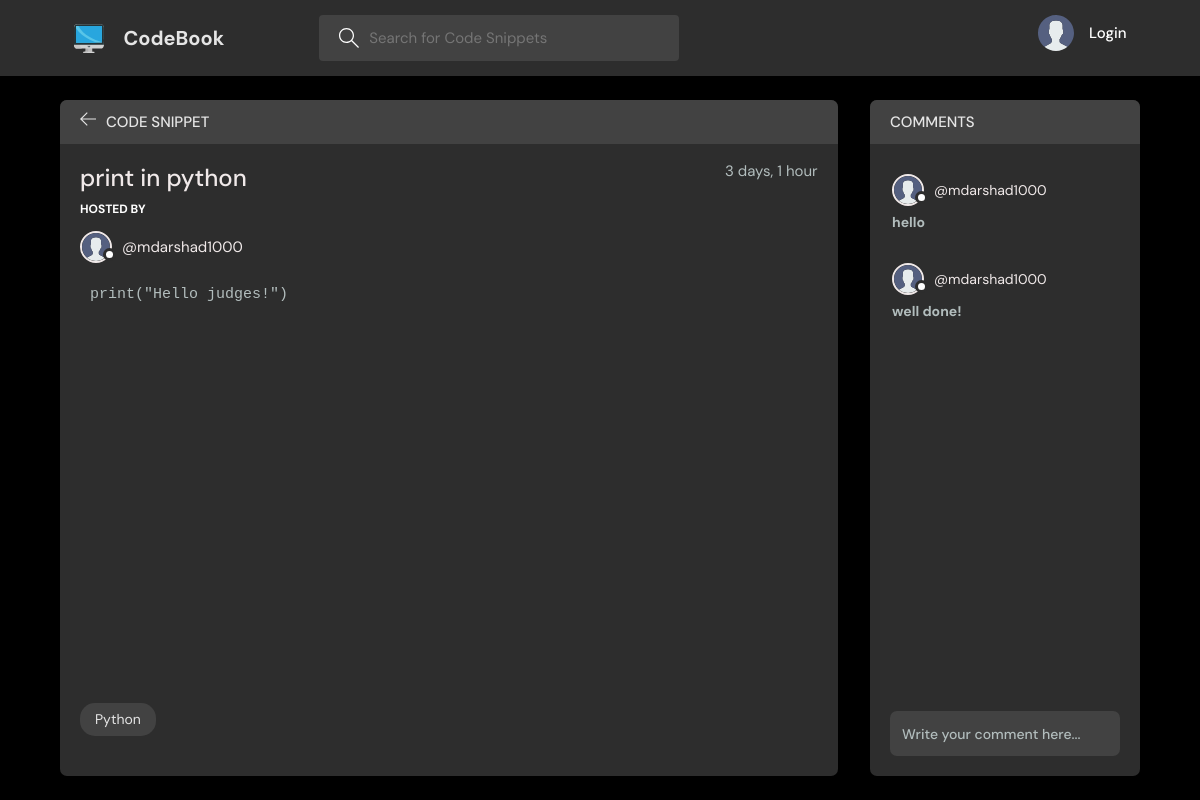
/snippet/56, run on the app's committed database.
### base/models.py (models this page shows, shortened)
class Snippet(models.Model):
    author = models.ForeignKey(User, on_delete=models.CASCADE, null=True)
    language = models.ForeignKey(Language, on_delete=models.CASCADE, null=True)
    name = models.CharField(max_length=200)
    code = models.TextField(blank=False)
    updated = models.DateTimeField(auto_now=True)
    created = models.DateTimeField(auto_now_add=True)
    class Meta:
        ordering = ['-updated', '-created']

class User(AbstractUser):
    name = models.CharField(max_length=200, null=True)
    email = models.EmailField(unique=True, null=True)
    USERNAME_FIELD = 'email'
    REQUIRED_FIELDS = []

class Language(models.Model):
    name = models.CharField(max_length=200, unique=True)
    def __str__(self):
        return self.name

class Comment(models.Model):
    user = models.ForeignKey(User, on_delete=models.CASCADE)
    snippet = models.ForeignKey(Snippet, on_delete=models.CASCADE)
    body = models.TextField()
    updated = models.DateTimeField(auto_now=True)
    created = models.DateTimeField(auto_now_add=True)
    class Meta:
        ordering = ['-updated', '-created']

### base/views.py (the view, shortened to what this page needs)
# urls.py: path('snippet/<str:pk>', views.snippet, name='snippet'),
def snippet(request, pk):
    snippet = Snippet.objects.get(id=pk)
    snippet_comments = snippet.comment_set.all()
    context = {'snippet':snippet, 'snippet_comments':snippet_comments}
    return render(request, 'base/snippet.html', context)

### base/templates/base/snippet.html (shortened to what this page needs)
{% extends 'main.html' %}
{% load static %}
{% block content %}
<head>
    <link rel="stylesheet"
        href="//cdn.jsdelivr.net/gh/highlightjs/cdn-release@11.3.1/build/styles/base16/atelier-estuary.min.css">
</head>
<main class="profile-page layout layout--2">
    <div class="container">
        <div class="room">
            <div class="room__top">
                <div class="room__topLeft">
                    <a href="{% url 'home' %}">
                        <svg version="1.1" xmlns="http://www.w3.org/2000/svg" width="32" height="32"
                            viewBox="0 0 32 32">
                            <title>arrow-left</title>
                            <path
                                d="M13.723 2.286l-13.723 13.714 13.719 13.714 1.616-1.611-10.96-10.96h27.625v-2.286h-27.625l10.965-10.965-1.616-1.607z">
                            </path>
                        </svg>
                    </a>
                    <h3>CODE SNIPPET</h3>
                </div>
            </div>
            <div class="room__box scroll">
                <div class="">
                    <div class="room__info">
                        <h3>{{snippet.name}}</h3>
                        <span>{{snippet.created|timesince}}</span>
                    </div>
                    <div class="room__hosted">
                        <p>Hosted By</p>
                        <a href="" class="room__author">
                            <div class="avatar avatar--small">
                                <img src="{% static 'images/avatar.svg' %}" />
                            </div>
                            <span>@{{snippet.author.username}}</span>
                        </a>
                    </div>
                    <div class="room__details" style="overflow-y: scroll; height: 420px;">
                        <pre><code>{{snippet.code}}</code></pre>
                    </div>
                    <span class="room__topics">{{snippet.language}}</span>
                </div>
            </div>
        </div>
        <div class="participants">
            <h3 class="participants__top">Comments</h3>
            <div class="participants__list scroll">
            {% for comment in snippet_comments %}
            <div class="thread">
                <div class="thread__top">
                    <div class="thread__author">
                        <a href="" class="thread__authorInfo">
                            <div class="avatar avatar--small">
                                <img src="{% static 'images/avatar.svg' %}" />
                            </div>
                            <span>@{{comment.user.username}}</span>
                        </a>
                    </div>
                </div>
                <div class="thread__details">
                   <b>{{comment.body}}</b>
                </div>
            </div>
            {% endfor %}
                <div class="room__message">
                    <form action="" method="POST">
                        <input name="body" placeholder="Write your comment here..." />
                    </form>
                </div>
            </div>
        </div>
    </div>
</main>
{% endblock content%}

### static/styles/style.css (style rules this page uses)
:root { --color-main: rgb(240, 233, 233); --color-main-light: #e1f6fb; --color-dark: #2d2d2d; --color-dark-medium: #424242; --color-dark-light: #424242; --color-light: #e5e5e5; --color-gray: #ffffff; --color-light-gray: #b2bdbd; --color-bg: rgb(0, 0, 0); --color-success: #5dd693; --color-error: #fc4b0b; }
* { font-family: "DM Sans", -apple-system, BlinkMacSystemFont, "Segoe UI", Roboto, Oxygen, Ubuntu, Cantarell, "Open Sans", "Helvetica Neue", sans-serif; margin: 0; padding: 0; box-sizing: border-box; text-rendering: optimizeLegibility; font-size: inherit; }
html { font-size: 56.25%; }
@media only screen and (min-width: 1200px) { html { font-size: 62.5%; } }
body { line-height: 1.6; font-weight: 400; font-size: 1.5rem; color: var(--color-light-gray); background-color: var(--color-bg); min-height: 100vh; }
img { width: 100%; }
a { display: inline-block; color: var(--color-main); text-decoration: none; }
.container { max-width: 120rem; width: 90%; margin: auto; }
.avatar { position: relative; display: inline-block; border-radius: 50%; border: 2px solid var(--color-main); }
.avatar img { display: block; border-radius: 50%; object-fit: cover; object-position: center; }
.avatar::after { content: ""; display: block; position: absolute; background-color: var(--color-gray); z-index: 111; border-radius: 50%; border: 0.3rem solid var(--color-dark); }
.avatar.avatar--small img { width: 2.8rem; height: 2.8rem; }
.avatar.avatar--small:after { width: 0.7rem; height: 0.7rem; bottom: 0px; right: -6px; }
.layout { margin-top: 2.4rem; }
.layout > .container { display: flex; justify-content: space-between; align-items: flex-start; }
.layout--2 > .container > div:first-child { flex-basis: 72%; }
.layout--2 > .container > div:last-child { flex-basis: 25%; }
.room, .participants { background: var(--color-dark); max-height: 84.5vh; border-radius: 0.7rem; overflow: hidden; position: relative; }
.room__top, .participants__top { background: var(--color-dark-light); display: flex; justify-content: space-between; align-items: center; padding: 1rem 2rem; position: relative; }
.room__top svg, .thread__top svg { width: 1.6rem; height: 1.6rem; fill: var(--color-light); cursor: pointer; }
.room__topLeft { display: flex; align-items: flex-end; gap: 1rem; }
.room__topLeft h3, .participants__top { text-transform: uppercase; font-weight: 500; color: var(--color-light); }
.room__topLeft svg { width: 1.6rem; height: 1.6rem; fill: var(--color-light); }
.room__box { padding-left: 2rem; padding-right: 2rem; height: 80.5vh; padding-bottom: 0; }
.room__info { margin-top: 1.5rem; display: flex; justify-content: space-between; }
.room__info h3 { font-size: 2.4rem; font-weight: 500; color: var(--color-main); }
.room__hosted p { text-transform: uppercase; color: var(--color-gray); font-size: 1.2rem; font-weight: 700; line-height: 2; }
.room__author { display: flex; gap: 1rem; align-items: center; margin-top: 1rem; margin-bottom: 1rem; transition: all 0.3s ease-in-out; }
.room__topics { padding: 0.5rem 1.5rem; background: var(--color-dark-light); color: var(--color-light); display: inline-block; font-size: 1.4rem; border-radius: 1.5rem; margin: 1rem 0; }
.thread { border-left: 2px solid var(--color-dark); padding-left: 1rem; margin: 1rem 0; padding: 1rem; }
.thread__top { display: flex; align-items: center; justify-content: space-between; }
.thread__author { display: flex; align-items: center; gap: 1.5rem; font-size: 1.4rem; }
.thread__authorInfo { display: flex; align-items: center; gap: 1rem; }
.thread__details { font-size: 1.4rem; margin-top: 0.5rem; }
.room__message { padding: 2rem; position: absolute; z-index: 111; bottom: 0; left: 0; right: 0; background: transparent; }
.room__message > form > input { resize: none; background-color: var(--color-dark-light); color: var(--color-light); border: none; outline: none; border-radius: 0.7rem; height: 4.5rem; width: 100%; margin-top: -1rem; padding: 1.2rem; font-size: 1.4rem; font-weight: 500; position: relative; }
.room__message > form > input::placeholder { color: var(--color-light-gray); }
.participants__top { justify-content: flex-start; gap: 0.5rem; }
.participants__list { padding: 1rem; height: 84.5vh; overflow-y: auto; padding-bottom: 0; }

### base/templates/base/snippet.html (style rules this page uses)
pre, code { font-family: monospace, monospace; }
pre { overflow: auto; }
pre>code { display: block; padding: 1rem; word-wrap: normal; }

### data on the page
Snippet: name "print in python", created "3 days, 1 hour", author.username "mdarshad1000", code "print(\"Hello judges!\")", language "Python"
Comment: user.username "mdarshad1000", body "hello"
Comment: user.username "mdarshad1000", body "well done!"
